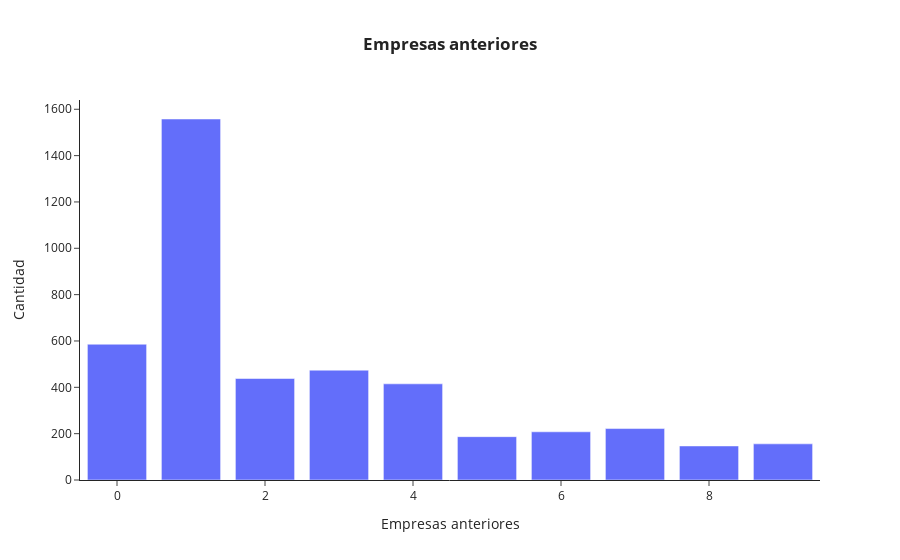

Notebook source saved alongside this figure:
### Code cell
# crear dataset
base = tabla.groupby(['empresas_anteriores'])[['edad']].count().reset_index().sort_values('edad', ascending = False).rename(columns ={'edad':'count'})

# crear gráfica
fig = px.bar(base, x='empresas_anteriores', y='count', barmode ='group', title ='<b>Empresas anteriores<b>')

# agregar detalles a la gráfica
fig.update_layout(
    yaxis_title = 'Cantidad',
    xaxis_title = 'Empresas anteriores',
    template = 'simple_white',
    title_x = 0.5)

fig.show()

### Figure 1 — Plotly figure (JSON) as saved in the notebook; plotly's stock layout.template omitted (floating-point values rounded to 4 significant figures)
{"data": [{"alignmentgroup": "True", "hovertemplate": "empresas_anteriores=%{x}<br>count=%{y}<extra></extra>", "legendgroup": "", "marker": {"color": "#636efa", "pattern": {"shape": ""}}, "name": "", "offsetgroup": "", "orientation": "v", "showlegend": false, "textposition": "auto", "type": "bar", "x": [1, 0, 3, 2, 4, 7, 6, 5, 9, 8], "xaxis": "x", "y": [1558, 586, 474, 438, 415, 222, 208, 187, 156, 147], "yaxis": "y"}], "layout": {"barmode": "group", "legend": {"tracegroupgap": 0}, "title": {"text": "<b>Empresas anteriores<b>", "x": 0.5}, "xaxis": {"anchor": "y", "domain": [0, 1], "title": {"text": "Empresas anteriores"}}, "yaxis": {"anchor": "x", "domain": [0, 1], "title": {"text": "Cantidad"}}}}
